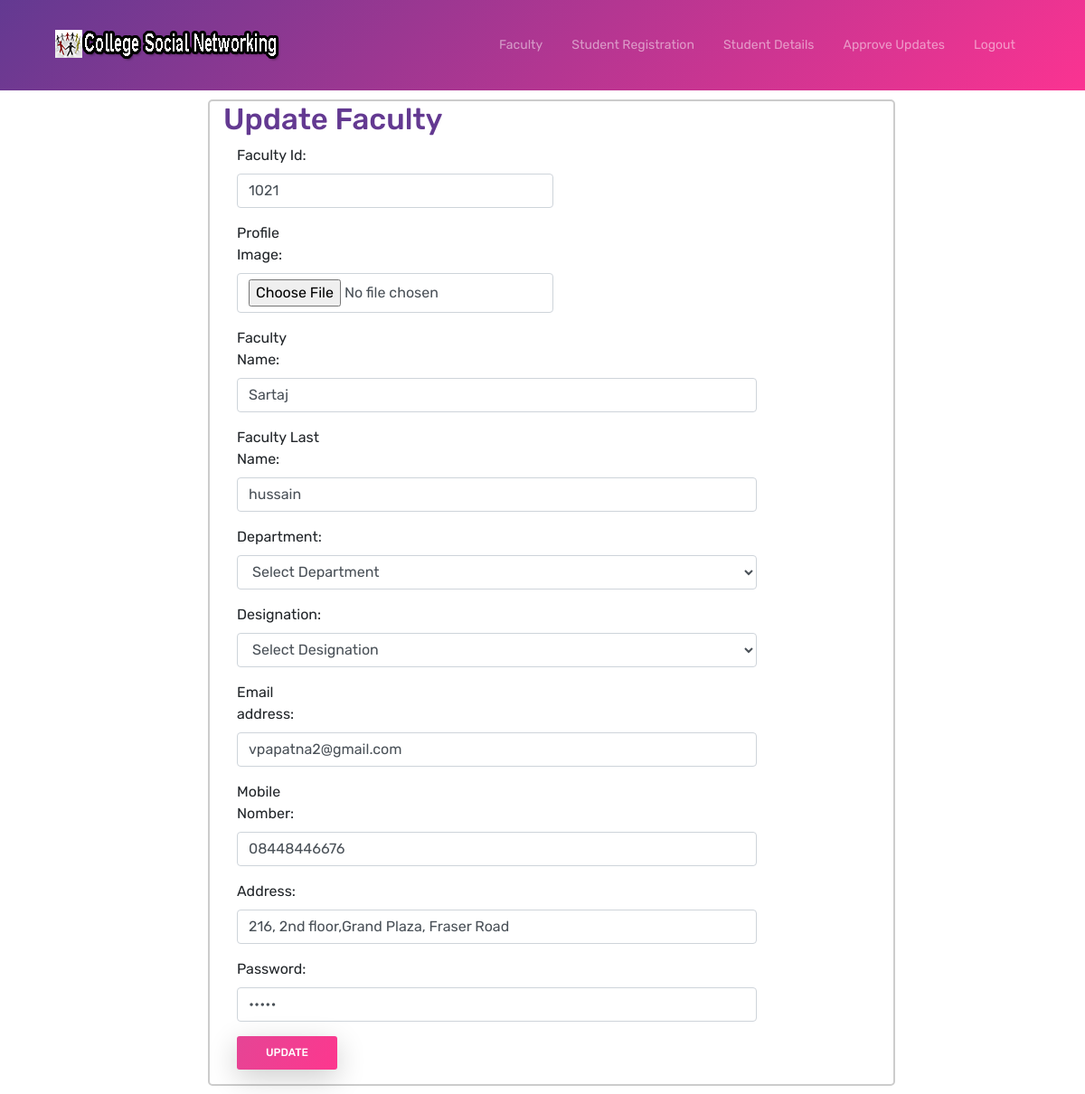
/admin/edit.php?id=3, run on the app's committed database.
### tables this page shows
CREATE TABLE IF NOT EXISTS `faculty` (
  `id` int(10) NOT NULL AUTO_INCREMENT,
  `faculty_id` int(10) NOT NULL,
  `image` varchar(100) NOT NULL,
  `name` varchar(100) NOT NULL,
  `last_name` varchar(100) NOT NULL,
  `department` varchar(100) NOT NULL,
  `designation` varchar(100) NOT NULL,
  `email` varchar(50) NOT NULL,
  `mobile` varchar(50) NOT NULL,
  `address` varchar(256) NOT NULL,
  `password` varchar(100) NOT NULL,
  PRIMARY KEY (`id`)
);

### admin/edit.php (the view, shortened to what this page needs)
<!doctype html>
<html lang="en">
<head>
<link rel="stylesheet" href="css/bootstrap.min.css">
<link rel="stylesheet" href="css/themify-icons.css">
<link rel="stylesheet" href="css/owl.carousel.min.css">
<link href="css/style.css" rel="stylesheet">
</head>
<body data-spy="scroll" data-target="#navbar" data-offset="30">
<div class="nav-menu fixed-top">
  <div class="container">
    <div class="row">
      <div class="col-md-12">
             <?php include('menu.php');?>
      </div>
    </div>
  </div>
</div>
<header class="bg-gradient" id="home"></header>
<div class="container">
<div class="row">
<div class="col-md-2"></div>
<?php
		$id = $_GET['id'];
		$query= mysql_query("select * from faculty where  id='$id'");
		while ($data= mysql_fetch_array($query)) {
		?>
<div class="col-md-8" style="border:2px solid #CCC; margin:10px; border-radius:5px;">
<h3>Update Faculty</h3>
 <form class="form-horizontal" method="post" action="update-coding.php" enctype="multipart/form-data">
    <div class="form-group">
      <label class="control-label col-sm-2" for="faculty">Faculty Id:</label>
      <div class="col-sm-10">
        <input type="text" class="form-control" id="id" name="faculty_id" value="<?php echo $data['faculty_id']; ?>" style="width:350px;" required>
      </div>
    </div>
      <div class="form-group">
      <label class="control-label col-sm-2" for="profile">Profile Image:</label>
      <div class="col-sm-10">
        <input type="file" class="form-control" id="id" name="image" style="width:350px;" required>
      </div>
    </div>
    <div class="form-group">
      <label class="control-label col-sm-2" for="name">Faculty Name:</label>
      <div class="col-sm-10">
        <input type="text" class="form-control"  name="name" value="<?php echo $data['name']; ?>" required>
      </div>
    </div>
     <div class="form-group">
      <label class="control-label col-sm-2" for="last">Faculty Last Name:</label>
      <div class="col-sm-10">
        <input type="text" class="form-control"  name="last_name" value="<?php echo $data['last_name']; ?>" required>
      </div>
    </div>
      <div class="form-group">
      <label class="control-label col-sm-2" for="detp">Department:</label>
      <div class="col-sm-10">
       <select name="department" class="form-control" required>
       <option>Select Department</option>
       </select>
      </div>
    </div>
       <div class="form-group">
      <label class="control-label col-sm-2" for="desig" >Designation:</label>
      <div class="col-sm-10">
         <select name="designation" class="form-control" required>
       <option>Select Designation</option>
       </select>
      </div>
    </div>
       <div class="form-group">
      <label class="control-label col-sm-2" for="email">Email address:</label>
      <div class="col-sm-10">
        <input type="email" class="form-control"  name="email" value="<?php echo $data['email']; ?>" required>
      </div>
    </div>
       <div class="form-group">
      <label class="control-label col-sm-2" for="mobile">Mobile Nomber:</label>
      <div class="col-sm-10">
        <input type="text" class="form-control"  name="mobile" value="<?php echo $data['mobile']; ?>" required>
      </div>
    </div>
       <div class="form-group">
      <label class="control-label col-sm-2" for="addres">Address:</label>
      <div class="col-sm-10">
        <input type="text" class="form-control"  name="address" value="<?php echo $data['address']; ?>" required>
      </div>
    </div>
       <div class="form-group">
      <label class="control-label col-sm-2" for="pwd">Password:</label>
      <div class="col-sm-10">
        <input type="password" class="form-control"  name="password" value="<?php echo $data['password']; ?>" required>
      </div>
    </div>
    <div class="form-group">
      <div class="col-sm-offset-2 col-sm-10">
        <button type="submit" name="submit" class="btn btn-primary">Update</button>
      </div>
    </div>
  </form>
</div>
<?php
		}
		?>
<div class="col-md-1"></div>
</div>
</div>
</body>
</html>

### admin/css/style.css (style rules this page uses)
body { font-family: 'Rubik', sans-serif; position: relative; }
h3 { color: #633991; font-size: 33px; font-weight: 500; }
.btn { font-size: 12px; font-weight: 400; text-transform: uppercase; padding: 0.375rem 1.35rem; transition: all 0.3s ease; }
.btn-primary { border-radius: 3px; background-image: -moz-linear-gradient( 122deg, #e54595 0%, #fd378e 100%); background-image: -webkit-linear-gradient( 122deg, #e54595 0%, #fd378e 100%); background-image: -ms-linear-gradient( 122deg, #e54595 0%, #fd378e 100%); background-image: linear-gradient( 122deg, #e54595 0%, #fd378e 100%); box-shadow: 0px 9px 32px 0px rgba(0, 0, 0, 0.2); font-weight: 500; padding: 0.6rem 2rem; border: 0; }
.nav-menu { padding: 1rem 0; transition: all 0.3s ease; }
header { padding: 100px 0 0; text-align: center; color: #FFF; }
.bg-gradient { background-image: -moz-linear-gradient( 135deg, rgba(60, 8, 118, 0.8) 0%, rgba(250, 0, 118, 0.8) 100%); background-image: -webkit-linear-gradient( 135deg, rgba(60, 8, 118, 0.8) 0%, rgba(250, 0, 118, 0.8) 100%); background-image: -ms-linear-gradient( 135deg, rgba(60, 8, 118, 0.8) 0%, rgba(250, 0, 118, 0.8) 100%); background-image: linear-gradient( 135deg, rgba(60, 8, 118, 0.8) 0%, rgba(250, 0, 118, 0.8) 100%); }

### data on the page
faculty: faculty_id "1021", name "Sartaj", last_name "hussain", email "vpapatna2@gmail.com", mobile "08448446676", address "216, 2nd floor,Grand Plaza, Fraser Road"
